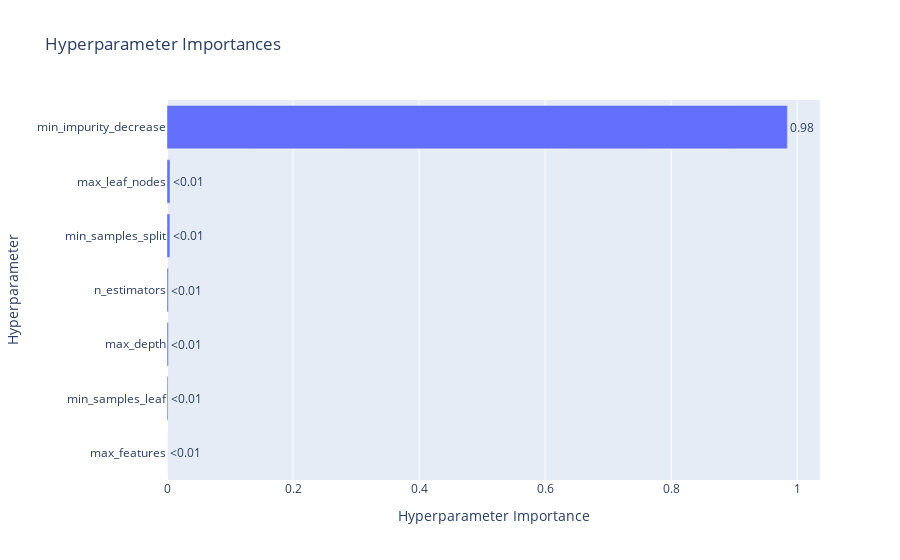

Notebook code for this chart:
### Code cell
vis.plot_param_importances(study=study)

### Figure 1 — Plotly figure (JSON) as saved in the notebook; plotly's stock layout.template omitted (floating-point values rounded to 4 significant figures)
{"data": [{"cliponaxis": false, "hovertemplate": ["max_features (CategoricalDistribution): 0.0<extra></extra>", "min_samples_leaf (IntDistribution): 0.0016416438492681193<extra></extra>", "max_depth (IntDistribution): 0.0022681254836462313<extra></extra>", "n_estimators (IntDistribution): 0.002297801307482762<extra></extra>", "min_samples_split (IntDistribution): 0.004619891676851487<extra></extra>", "max_leaf_nodes (IntDistribution): 0.00476789239875488<extra></extra>", "min_impurity_decrease (FloatDistribution): 0.9844046452839964<extra></extra>"], "name": "Objective Value", "orientation": "h", "text": ["<0.01", "<0.01", "<0.01", "<0.01", "<0.01", "<0.01", "0.98"], "textposition": "outside", "type": "bar", "x": [0, 0.001642, 0.002268, 0.002298, 0.00462, 0.004768, 0.9844], "y": ["max_features", "min_samples_leaf", "max_depth", "n_estimators", "min_samples_split", "max_leaf_nodes", "min_impurity_decrease"]}], "layout": {"title": {"text": "Hyperparameter Importances"}, "xaxis": {"title": {"text": "Hyperparameter Importance"}}, "yaxis": {"title": {"text": "Hyperparameter"}}}}
